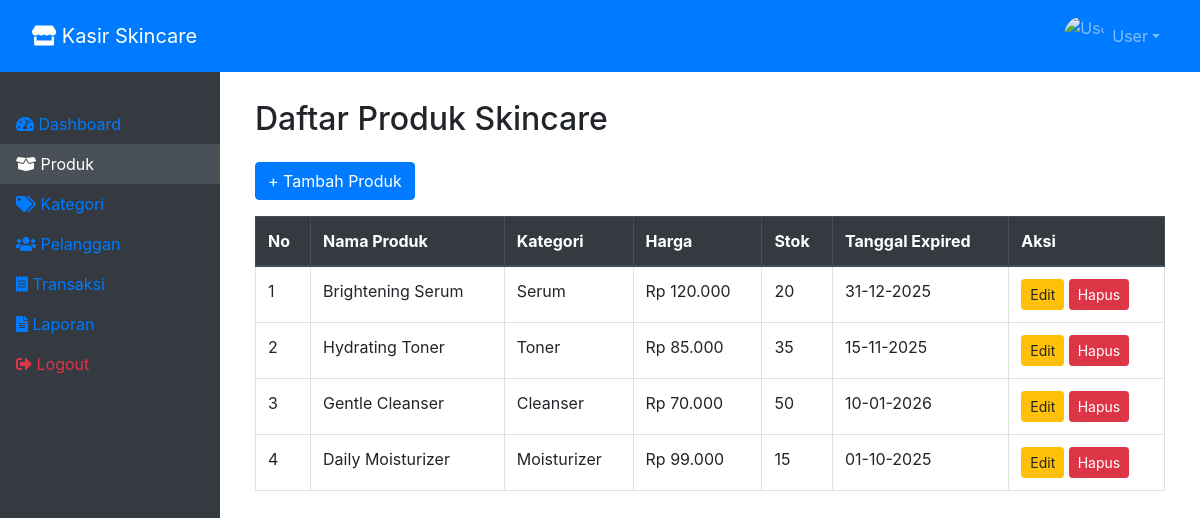
/produk.php, run on the app's committed database.
### tables this page shows
CREATE TABLE `produk` (
  `id_produk` int(11) NOT NULL,
  `nama_produk` varchar(100) NOT NULL,
  `id_kategori` int(11) NOT NULL,
  `harga` decimal(10,2) NOT NULL,
  `stok` int(11) NOT NULL,
  `tanggal_exp` date NOT NULL
);

CREATE TABLE `kategori` (
  `id_kategori` int(11) NOT NULL,
  `nama_kategori` varchar(100) NOT NULL
);

### produk.php (the view, shortened to what this page needs)
<?php
include 'partials/header.php';
?>
<link rel="stylesheet" href="https://cdnjs.cloudflare.com/ajax/libs/font-awesome/5.15.4/css/all.min.css">
<link rel="stylesheet" href="https://stackpath.bootstrapcdn.com/bootstrap/4.6.0/css/bootstrap.min.css">
  <link rel="stylesheet" href="https://cdnjs.cloudflare.com/ajax/libs/font-awesome/5.15.4/css/all.min.css">
  <link rel="stylesheet" href="assets/css/bootstrap.min.css">
<div class="container mt-4">
  <h2 class="mb-4">Daftar Produk Skincare</h2>
  <a href="tambah_produk.php" class="btn btn-primary mb-3">+ Tambah Produk</a>
  <div class="table-responsive">
    <table class="table table-bordered table-hover">
      <thead class="thead-dark">
        <tr>
          <th>No</th>
          <th>Nama Produk</th>
          <th>Kategori</th>
          <th>Harga</th>
          <th>Stok</th>
          <th>Tanggal Expired</th>
          <th>Aksi</th>
        </tr>
      </thead>
      <tbody>
        <?php
        $no = 1;
        $query = "SELECT produk.*, kategori.nama_kategori
                  FROM produk
                  JOIN kategori ON produk.id_kategori = kategori.id_kategori";
        $result = mysqli_query($conn, $query);
        while ($row = mysqli_fetch_assoc($result)) {
        ?>
        <tr>
          <td><?= $no++; ?></td>
          <td><?= htmlspecialchars($row['nama_produk']); ?></td>
          <td><?= htmlspecialchars($row['nama_kategori']); ?></td>
          <td>Rp <?= number_format($row['harga'], 0, ',', '.'); ?></td>
          <td><?= $row['stok']; ?></td>
          <td><?= date('d-m-Y', strtotime($row['tanggal_exp'])); ?></td>
          <td>
            <a href="edit_produk.php?id=<?= $row['id_produk']; ?>" class="btn btn-sm btn-warning">Edit</a>
            <a href="hapus_produk.php?id=<?= $row['id_produk']; ?>" class="btn btn-sm btn-danger" onclick="return confirm('Yakin ingin hapus produk ini?')">Hapus</a>
          </td>
        </tr>
        <?php } ?>
      </tbody>
    </table>
  </div>
</div>

### partials/header.php (shortened to what this page needs)
<!DOCTYPE html>
<html lang="id">
<head>
  <link rel="stylesheet" href="https://stackpath.bootstrapcdn.com/bootstrap/4.6.0/css/bootstrap.min.css">
  <link rel="stylesheet" href="https://cdnjs.cloudflare.com/ajax/libs/font-awesome/5.15.4/css/all.min.css">
</head>
<body>
<?php include 'partials/navbar.php'; ?>
<div class="d-flex">
  <?php include 'partials/sidebar.php'; ?>
  <div class="main flex-fill">

### partials/navbar.php (shortened to what this page needs)
<?php
$user = 'User';
$foto = 'profil/default.png';
?>
<link rel="stylesheet" href="https://cdn.jsdelivr.net/npm/bootstrap@4.6.2/dist/css/bootstrap.min.css">
<link rel="stylesheet" href="https://cdnjs.cloudflare.com/ajax/libs/font-awesome/5.15.4/css/all.min.css">
<link rel="stylesheet" href="assets/css/bootstrap.min.css">
<nav class="navbar navbar-expand-lg navbar-dark bg-primary fixed-top">
  <a class="navbar-brand ml-3" href="dashboard.php"><i class="fas fa-store"></i> Kasir Skincare</a>
  <div class="collapse navbar-collapse justify-content-end mr-3" id="navbarNav">
    <ul class="navbar-nav">
      <li class="nav-item dropdown">
        <a class="nav-link dropdown-toggle d-flex align-items-center" href="#" id="navbarDropdown" role="button" data-toggle="dropdown" aria-haspopup="true" aria-expanded="false">
          <img src="<?= $foto ?>" width="40" height="40" class="rounded-circle mr-2" alt="User">
          <span><?= htmlspecialchars($user) ?></span>
        </a>
      </li>
    </ul>
  </div>
</nav>

### partials/sidebar.php (shortened to what this page needs)
<?php
$current = basename($_SERVER['PHP_SELF']);
?>
<div class="sidebar bg-dark">
  <ul class="nav flex-column mt-5">
    <li class="nav-item">
      <a class="nav-link <?= $current=='dashboard.php'?'active':'' ?>" href="dashboard.php">
        <i class="fas fa-tachometer-alt"></i> Dashboard
      </a>
    </li>
    <li class="nav-item">
      <a class="nav-link <?= $current=='produk.php'?'active':'' ?>" href="produk.php">
        <i class="fas fa-box-open"></i> Produk
      </a>
    </li>
    <li class="nav-item">
      <a class="nav-link <?= $current=='kategori.php'?'active':'' ?>" href="kategori.php">
        <i class="fas fa-tags"></i> Kategori
      </a>
    </li>
    <li class="nav-item">
      <a class="nav-link <?= $current=='pelanggan.php'?'active':'' ?>" href="pelanggan.php">
        <i class="fas fa-users"></i> Pelanggan
      </a>
    </li>
    <li class="nav-item">
      <a class="nav-link <?= $current=='transaksi.php'?'active':'' ?>" href="transaksi.php">
        <i class="fas fa-receipt"></i> Transaksi
      </a>
    </li>
    <li class="nav-item">
      <a class="nav-link <?= $current=='laporan.php'?'active':'' ?>" href="laporan.php">
        <i class="fas fa-file-alt"></i> Laporan
      </a>
    </li>
    <li class="nav-item mt-auto">
      <li class="nav-item">
  <a class="nav-link text-danger" href="logout.php" onclick="return confirm('Yakin ingin logout?')">
    <i class="fas fa-sign-out-alt"></i> Logout
  </a>
</li>
    </li>
  </ul>
</div>

### partials/header.php (style rules this page uses)
body { padding-top: 56px; }
.sidebar { width: 220px; position: fixed; top: 56px; bottom: 0; overflow-y: auto; }
.main { margin-left: 220px; padding: 20px; }
.sidebar .nav-link.active { background: #495057; color: #fff; }

### data on the page
produk: nama_produk "Brightening Serum", id_kategori.nama_kategori "Serum", harga "120.000", stok "20", tanggal_exp "31-12-2025"
produk: nama_produk "Hydrating Toner", id_kategori.nama_kategori "Toner", harga "85.000", stok "35", tanggal_exp "15-11-2025"
produk: nama_produk "Gentle Cleanser", id_kategori.nama_kategori "Cleanser", harga "70.000", stok "50", tanggal_exp "10-01-2026"
produk: nama_produk "Daily Moisturizer", id_kategori.nama_kategori "Moisturizer", harga "99.000", stok "15", tanggal_exp "01-10-2025"

### other printed values
$user "User"
